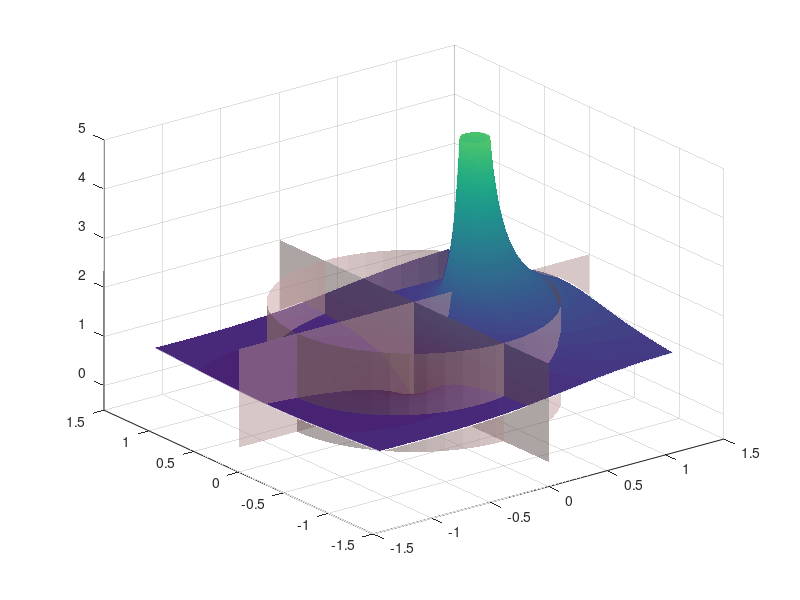
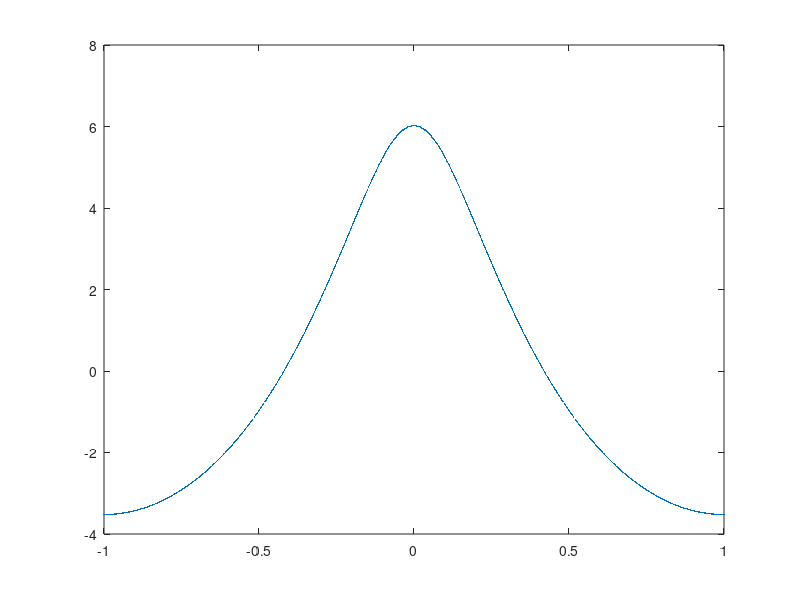
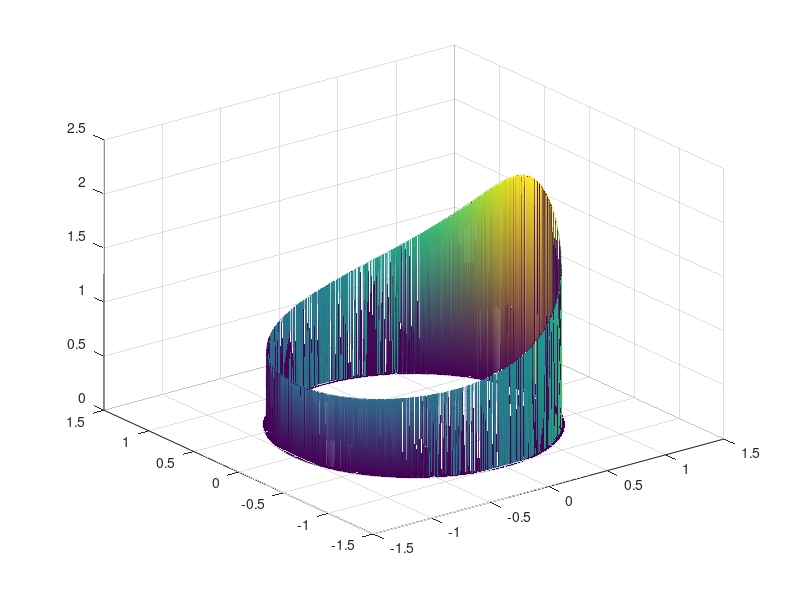

The MATLAB script that drew these images, in order:
% Create a surface plot of a filter H(z)
clear all;

% Given coefficients of H(z)
Hnum = [ 1 0 ];
Hden = [ 1 -0.5];

% x is real part of z, y is imaginary part of z
[x,y] = meshgrid(linspace(-1.25,1.25,1000),linspace(-1.25,1.25,1000)*1j);
z = x+y;
numOrder = length(Hnum) - 1;
denOrder = length(Hden) - 1;

% Calculate H
numSum = 0;
denSum = 0;
for numPower = 0 : numOrder
    numSum = numSum + Hnum(numPower+1)*z.^(numOrder - numPower); 
end

for denPower = 0 : denOrder
    denSum = denSum + Hden(denPower+1)*z.^(denOrder - denPower);
end

H = numSum./denSum;
 
% Find coefficients of z that are at the unit circle
dtftLinIndex = find( abs(abs(z) -1) < .001  );
dtftIndex = ind2sub(size(z),dtftLinIndex);
notDTFTIndex = find(abs(z) > 1.025 | abs(z) < .975);
% Plot the DTFT (2-dimensions) : |H(e^(jw))| vs w
% For some reason this skips pi * 0.1729 through pi * .8271
figure(2);
plot(angle(z(dtftIndex))/pi,20*log10(abs(H(dtftIndex))),'.','MarkerSize',1)


% Trying to plot just the DTFT of the Z as a surface
% This does not work. How do you do it?
R = zeros(size(z));
R(dtftIndex) = abs(H(dtftIndex));
R(notDTFTIndex) = NaN;
%R = NaN(size(z));

figure(3);
surf(x,real(j*y),R,'EdgeColor','interp');

% H = 0.5*(z + 1) ./ (z - 0.5);

figure(1);
surf(x,real(j*y),abs(H),'EdgeColor','interp','FaceLighting','none');
axis([-1.5 1.5 -1.5 1.5 -.5 5])
caxis([0 7])
camlight right


hold on;
% Plot the axes
[x,y] = meshgrid(zeros(1,2), linspace(-1.5,1.5,2) );
[y1,x1] = meshgrid(zeros(1,2), linspace(-1.5,1.5,2) );
z = meshgrid(linspace(0,2,2) );
alphaData = ones(size(z))*0;
surf(x,y,z,'EdgeColor','none','FaceAlpha',0.5,'FaceColor',[1,.8,.8]);
surf(x1,y1,z,'EdgeColor','none','FaceAlpha',0.5,'FaceColor',[1,.8,.8]);

[xCyl,yCyl,zCyl] = cylinder(1,50);
surf(xCyl,yCyl,zCyl*2,'EdgeColor','interp','EdgeColor','none','FaceAlpha',.5,'FaceColor',[1,.8,.8]);
hold off;
